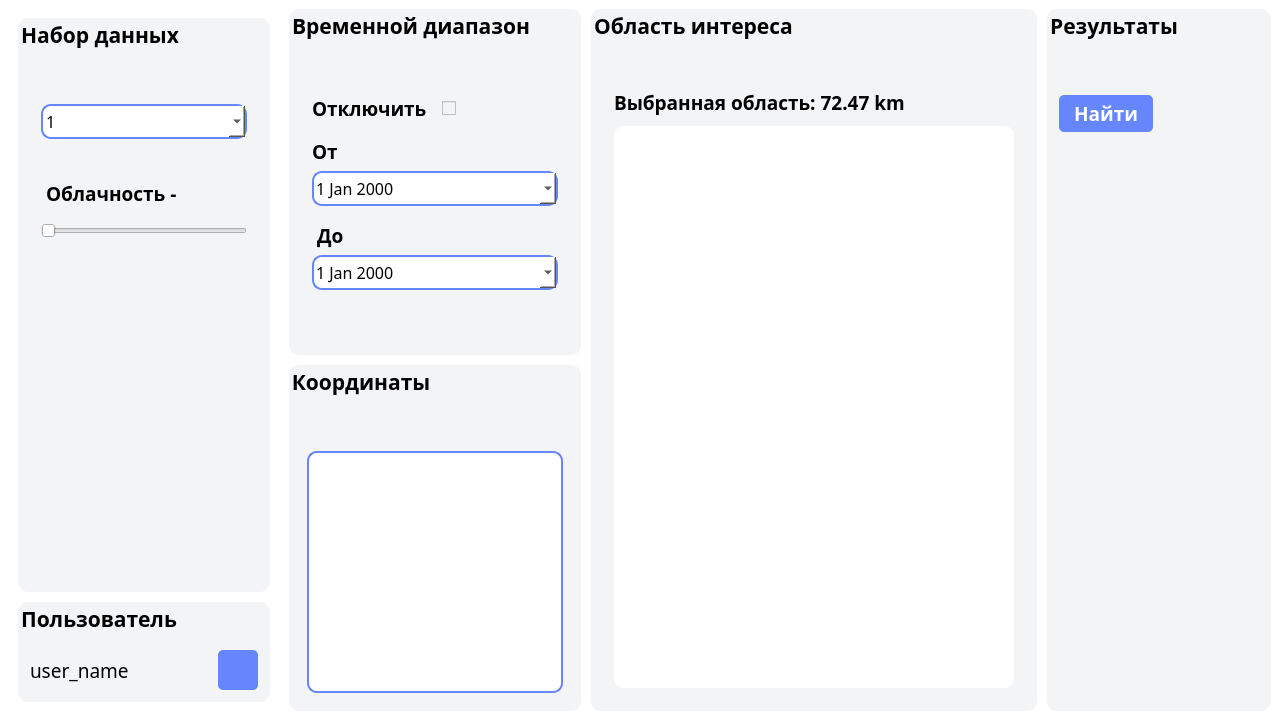
<?xml version="1.0" encoding="UTF-8"?>
<ui version="4.0">
 <class>MainWindow</class>
 <widget class="QMainWindow" name="MainWindow">
  <property name="geometry">
   <rect>
    <x>0</x>
    <y>0</y>
    <width>1280</width>
    <height>720</height>
   </rect>
  </property>
  <property name="minimumSize">
   <size>
    <width>1280</width>
    <height>720</height>
   </size>
  </property>
  <property name="windowTitle">
   <string>MainWindow</string>
  </property>
  <property name="styleSheet">
   <string notr="true">background-color: rgb(255, 255, 255);</string>
  </property>
  <widget class="QWidget" name="centralwidget">
   <layout class="QHBoxLayout" name="horizontalLayout">
    <property name="spacing">
     <number>10</number>
    </property>
    <item>
     <widget class="QWidget" name="widget_1" native="true">
      <property name="minimumSize">
       <size>
        <width>270</width>
        <height>0</height>
       </size>
      </property>
      <property name="maximumSize">
       <size>
        <width>320</width>
        <height>16777215</height>
       </size>
      </property>
      <layout class="QVBoxLayout" name="verticalLayout">
       <property name="spacing">
        <number>10</number>
       </property>
       <item>
        <widget class="QGroupBox" name="Data_Collection">
         <property name="minimumSize">
          <size>
           <width>250</width>
           <height>0</height>
          </size>
         </property>
         <property name="maximumSize">
          <size>
           <width>320</width>
           <height>16777215</height>
          </size>
         </property>
         <property name="font">
          <font>
           <family>Malgun Gothic</family>
           <pointsize>16</pointsize>
           <weight>75</weight>
           <bold>true</bold>
          </font>
         </property>
         <property name="styleSheet">
          <string notr="true">background-color: rgb(243, 244, 246);
border-radius:10px;</string>
         </property>
         <property name="title">
          <string>Набор данных</string>
         </property>
         <layout class="QVBoxLayout" name="verticalLayout_4">
          <property name="spacing">
           <number>6</number>
          </property>
          <property name="leftMargin">
           <number>20</number>
          </property>
          <property name="topMargin">
           <number>50</number>
          </property>
          <property name="rightMargin">
           <number>20</number>
          </property>
          <property name="bottomMargin">
           <number>20</number>
          </property>
          <item>
           <widget class="QComboBox" name="satellite_comboBox">
            <property name="minimumSize">
             <size>
              <width>0</width>
              <height>35</height>
             </size>
            </property>
            <property name="font">
             <font>
              <family>Malgun Gothic</family>
              <pointsize>12</pointsize>
             </font>
            </property>
            <property name="styleSheet">
             <string notr="true">QComboBox{
background-color: rgb(255, 255, 255);
background-color: rgb(255, 255, 255);
border: 2px solid rgb(102, 134, 253);
}



</string>
            </property>
            <item>
             <property name="text">
              <string>1</string>
             </property>
            </item>
            <item>
             <property name="text">
              <string>2</string>
             </property>
            </item>
            <item>
             <property name="text">
              <string>3</string>
             </property>
            </item>
           </widget>
          </item>
          <item>
           <widget class="QLabel" name="clouds_text">
            <property name="font">
             <font>
              <family>Malgun Gothic</family>
              <pointsize>14</pointsize>
              <weight>75</weight>
              <bold>true</bold>
             </font>
            </property>
            <property name="styleSheet">
             <string notr="true">margin-top:35px;
margin-bottom:10px;</string>
            </property>
            <property name="text">
             <string>Облачность - </string>
            </property>
           </widget>
          </item>
          <item>
           <widget class="QSlider" name="cloud_Slider">
            <property name="maximum">
             <number>100</number>
            </property>
            <property name="orientation">
             <enum>Qt::Horizontal</enum>
            </property>
           </widget>
          </item>
          <item>
           <spacer name="verticalSpacer">
            <property name="orientation">
             <enum>Qt::Vertical</enum>
            </property>
            <property name="sizeHint" stdset="0">
             <size>
              <width>20</width>
              <height>40</height>
             </size>
            </property>
           </spacer>
          </item>
         </layout>
        </widget>
       </item>
       <item>
        <widget class="QGroupBox" name="groupBox">
         <property name="minimumSize">
          <size>
           <width>250</width>
           <height>100</height>
          </size>
         </property>
         <property name="maximumSize">
          <size>
           <width>320</width>
           <height>100</height>
          </size>
         </property>
         <property name="font">
          <font>
           <family>Malgun Gothic</family>
           <pointsize>16</pointsize>
           <weight>75</weight>
           <bold>true</bold>
          </font>
         </property>
         <property name="styleSheet">
          <string notr="true">background-color: rgb(243, 244, 246);
border-radius:10px;
</string>
         </property>
         <property name="title">
          <string>Пользователь</string>
         </property>
         <layout class="QVBoxLayout" name="verticalLayout_8">
          <item>
           <spacer name="verticalSpacer_3">
            <property name="orientation">
             <enum>Qt::Vertical</enum>
            </property>
            <property name="sizeHint" stdset="0">
             <size>
              <width>20</width>
              <height>40</height>
             </size>
            </property>
           </spacer>
          </item>
          <item>
           <layout class="QHBoxLayout" name="horizontalLayout_2">
            <item>
             <widget class="QLabel" name="label">
              <property name="font">
               <font>
                <family>Malgun Gothic</family>
                <pointsize>14</pointsize>
               </font>
              </property>
              <property name="text">
               <string>user_name</string>
              </property>
             </widget>
            </item>
            <item>
             <widget class="QPushButton" name="pushButton">
              <property name="minimumSize">
               <size>
                <width>40</width>
                <height>40</height>
               </size>
              </property>
              <property name="maximumSize">
               <size>
                <width>40</width>
                <height>40</height>
               </size>
              </property>
              <property name="styleSheet">
               <string notr="true">border-radius:5px;
background-color:  rgb(102, 134, 253);
color: rgb(255, 255, 255);</string>
              </property>
              <property name="text">
               <string/>
              </property>
             </widget>
            </item>
           </layout>
          </item>
         </layout>
        </widget>
       </item>
      </layout>
     </widget>
    </item>
    <item>
     <widget class="QWidget" name="widget_2" native="true">
      <property name="minimumSize">
       <size>
        <width>290</width>
        <height>0</height>
       </size>
      </property>
      <property name="maximumSize">
       <size>
        <width>350</width>
        <height>16777215</height>
       </size>
      </property>
      <layout class="QVBoxLayout" name="verticalLayout_2">
       <property name="spacing">
        <number>10</number>
       </property>
       <property name="leftMargin">
        <number>0</number>
       </property>
       <property name="topMargin">
        <number>0</number>
       </property>
       <property name="rightMargin">
        <number>0</number>
       </property>
       <property name="bottomMargin">
        <number>0</number>
       </property>
       <item>
        <widget class="QGroupBox" name="Time_Range">
         <property name="minimumSize">
          <size>
           <width>270</width>
           <height>340</height>
          </size>
         </property>
         <property name="maximumSize">
          <size>
           <width>350</width>
           <height>16777215</height>
          </size>
         </property>
         <property name="font">
          <font>
           <family>Malgun Gothic</family>
           <pointsize>16</pointsize>
           <weight>75</weight>
           <bold>true</bold>
          </font>
         </property>
         <property name="styleSheet">
          <string notr="true">background-color: rgb(243, 244, 246);
border-radius:10px;


</string>
         </property>
         <property name="title">
          <string>Временной диапазон</string>
         </property>
         <layout class="QVBoxLayout" name="verticalLayout_6">
          <property name="leftMargin">
           <number>20</number>
          </property>
          <property name="topMargin">
           <number>50</number>
          </property>
          <property name="rightMargin">
           <number>20</number>
          </property>
          <property name="bottomMargin">
           <number>20</number>
          </property>
          <item>
           <layout class="QHBoxLayout" name="date_status">
            <property name="spacing">
             <number>15</number>
            </property>
            <property name="bottomMargin">
             <number>10</number>
            </property>
            <item>
             <widget class="QLabel" name="date_status_text">
              <property name="font">
               <font>
                <family>Malgun Gothic</family>
                <pointsize>14</pointsize>
                <weight>75</weight>
                <bold>true</bold>
               </font>
              </property>
              <property name="text">
               <string>Отключить</string>
              </property>
             </widget>
            </item>
            <item>
             <widget class="QCheckBox" name="date_status_checkBox">
              <property name="text">
               <string/>
              </property>
             </widget>
            </item>
            <item>
             <spacer name="horizontalSpacer">
              <property name="orientation">
               <enum>Qt::Horizontal</enum>
              </property>
              <property name="sizeHint" stdset="0">
               <size>
                <width>40</width>
                <height>20</height>
               </size>
              </property>
             </spacer>
            </item>
           </layout>
          </item>
          <item>
           <widget class="QLabel" name="From_text">
            <property name="font">
             <font>
              <family>Malgun Gothic</family>
              <pointsize>14</pointsize>
              <weight>75</weight>
              <bold>true</bold>
             </font>
            </property>
            <property name="text">
             <string>От</string>
            </property>
           </widget>
          </item>
          <item>
           <widget class="QDateEdit" name="From_DateEdit">
            <property name="minimumSize">
             <size>
              <width>0</width>
              <height>35</height>
             </size>
            </property>
            <property name="font">
             <font>
              <family>Malgun Gothic</family>
              <pointsize>12</pointsize>
             </font>
            </property>
            <property name="styleSheet">
             <string notr="true">QDateEdit{
background-color: rgb(255, 255, 255);
background-color: rgb(255, 255, 255);
border: 2px solid rgb(102, 134, 253);
border-radius:10px;
}
</string>
            </property>
            <property name="calendarPopup">
             <bool>true</bool>
            </property>
            <property name="timeSpec">
             <enum>Qt::LocalTime</enum>
            </property>
           </widget>
          </item>
          <item>
           <widget class="QLabel" name="To_text">
            <property name="font">
             <font>
              <family>Malgun Gothic</family>
              <pointsize>14</pointsize>
              <weight>75</weight>
              <bold>true</bold>
             </font>
            </property>
            <property name="styleSheet">
             <string notr="true">margin-top:10px;
</string>
            </property>
            <property name="text">
             <string>До</string>
            </property>
           </widget>
          </item>
          <item>
           <widget class="QDateEdit" name="To_DateEdit">
            <property name="minimumSize">
             <size>
              <width>0</width>
              <height>35</height>
             </size>
            </property>
            <property name="font">
             <font>
              <family>Malgun Gothic</family>
              <pointsize>12</pointsize>
             </font>
            </property>
            <property name="styleSheet">
             <string notr="true">QDateEdit{
background-color: rgb(255, 255, 255);
background-color: rgb(255, 255, 255);
border: 2px solid rgb(102, 134, 253);
border-radius:10px;
}
</string>
            </property>
            <property name="calendarPopup">
             <bool>true</bool>
            </property>
           </widget>
          </item>
          <item>
           <spacer name="verticalSpacer_2">
            <property name="orientation">
             <enum>Qt::Vertical</enum>
            </property>
            <property name="sizeHint" stdset="0">
             <size>
              <width>20</width>
              <height>40</height>
             </size>
            </property>
           </spacer>
          </item>
         </layout>
        </widget>
       </item>
       <item>
        <widget class="QGroupBox" name="Coordinates">
         <property name="minimumSize">
          <size>
           <width>270</width>
           <height>0</height>
          </size>
         </property>
         <property name="maximumSize">
          <size>
           <width>350</width>
           <height>16777215</height>
          </size>
         </property>
         <property name="font">
          <font>
           <family>Malgun Gothic</family>
           <pointsize>16</pointsize>
           <weight>75</weight>
           <bold>true</bold>
          </font>
         </property>
         <property name="styleSheet">
          <string notr="true">background-color: rgb(243, 244, 246);
border-radius:10px;</string>
         </property>
         <property name="title">
          <string>Координаты</string>
         </property>
         <layout class="QVBoxLayout" name="verticalLayout_5">
          <property name="leftMargin">
           <number>15</number>
          </property>
          <property name="topMargin">
           <number>50</number>
          </property>
          <property name="rightMargin">
           <number>15</number>
          </property>
          <property name="bottomMargin">
           <number>15</number>
          </property>
          <item>
           <widget class="QTextEdit" name="coords_textArea">
            <property name="styleSheet">
             <string notr="true">background-color: rgb(255, 255, 255);
border: 2px solid rgb(102, 134, 253);</string>
            </property>
           </widget>
          </item>
         </layout>
        </widget>
       </item>
      </layout>
     </widget>
    </item>
    <item>
     <widget class="QWidget" name="widget_4" native="true">
      <property name="minimumSize">
       <size>
        <width>680</width>
        <height>0</height>
       </size>
      </property>
      <layout class="QHBoxLayout" name="horizontalLayout_3">
       <property name="spacing">
        <number>10</number>
       </property>
       <property name="leftMargin">
        <number>0</number>
       </property>
       <property name="topMargin">
        <number>0</number>
       </property>
       <property name="rightMargin">
        <number>0</number>
       </property>
       <property name="bottomMargin">
        <number>0</number>
       </property>
       <item>
        <widget class="QGroupBox" name="Area_of_interest">
         <property name="minimumSize">
          <size>
           <width>440</width>
           <height>0</height>
          </size>
         </property>
         <property name="font">
          <font>
           <family>Malgun Gothic</family>
           <pointsize>16</pointsize>
           <weight>75</weight>
           <bold>true</bold>
          </font>
         </property>
         <property name="styleSheet">
          <string notr="true">background-color: rgb(243, 244, 246);
border-radius:10px;</string>
         </property>
         <property name="title">
          <string>Область интереса</string>
         </property>
         <layout class="QVBoxLayout" name="verticalLayout_3">
          <property name="spacing">
           <number>6</number>
          </property>
          <property name="leftMargin">
           <number>20</number>
          </property>
          <property name="topMargin">
           <number>40</number>
          </property>
          <property name="rightMargin">
           <number>20</number>
          </property>
          <property name="bottomMargin">
           <number>20</number>
          </property>
          <item>
           <widget class="QLabel" name="Area_Square">
            <property name="maximumSize">
             <size>
              <width>16777215</width>
              <height>35</height>
             </size>
            </property>
            <property name="font">
             <font>
              <family>Malgun Gothic</family>
              <pointsize>14</pointsize>
              <weight>75</weight>
              <bold>true</bold>
             </font>
            </property>
            <property name="styleSheet">
             <string notr="true"/>
            </property>
            <property name="text">
             <string>Выбранная область: 72.47 km</string>
            </property>
           </widget>
          </item>
          <item>
           <widget class="QWidget" name="map" native="true">
            <property name="minimumSize">
             <size>
              <width>400</width>
              <height>0</height>
             </size>
            </property>
            <property name="styleSheet">
             <string notr="true">background-color: rgb(255, 255, 255);</string>
            </property>
           </widget>
          </item>
         </layout>
        </widget>
       </item>
       <item>
        <widget class="QGroupBox" name="Results">
         <property name="minimumSize">
          <size>
           <width>200</width>
           <height>0</height>
          </size>
         </property>
         <property name="maximumSize">
          <size>
           <width>300</width>
           <height>16777215</height>
          </size>
         </property>
         <property name="font">
          <font>
           <family>Malgun Gothic</family>
           <pointsize>16</pointsize>
           <weight>75</weight>
           <bold>true</bold>
          </font>
         </property>
         <property name="styleSheet">
          <string notr="true">background-color: rgb(243, 244, 246);
border-radius:10px;</string>
         </property>
         <property name="title">
          <string>Результаты</string>
         </property>
         <layout class="QVBoxLayout" name="verticalLayout_7">
          <property name="topMargin">
           <number>50</number>
          </property>
          <item>
           <layout class="QHBoxLayout" name="Search">
            <item>
             <widget class="QPushButton" name="Search_Btn">
              <property name="font">
               <font>
                <family>Malgun Gothic</family>
                <pointsize>14</pointsize>
                <weight>75</weight>
                <bold>true</bold>
               </font>
              </property>
              <property name="cursor">
               <cursorShape>PointingHandCursor</cursorShape>
              </property>
              <property name="styleSheet">
               <string notr="true">border-radius:5px;
background-color:  rgb(102, 134, 253);
color: rgb(255, 255, 255);
padding-top:5px;
padding-bottom:5px;
padding-left:15px;
padding-right:15px;</string>
              </property>
              <property name="text">
               <string>Найти</string>
              </property>
             </widget>
            </item>
            <item>
             <spacer name="horizontalSpacer_2">
              <property name="orientation">
               <enum>Qt::Horizontal</enum>
              </property>
              <property name="sizeHint" stdset="0">
               <size>
                <width>40</width>
                <height>20</height>
               </size>
              </property>
             </spacer>
            </item>
           </layout>
          </item>
          <item>
           <widget class="QScrollArea" name="Results_scrollArea">
            <property name="widgetResizable">
             <bool>true</bool>
            </property>
            <widget class="QWidget" name="scrollAreaWidgetContents">
             <property name="geometry">
              <rect>
               <x>0</x>
               <y>0</y>
               <width>208</width>
               <height>568</height>
              </rect>
             </property>
            </widget>
           </widget>
          </item>
         </layout>
        </widget>
       </item>
      </layout>
     </widget>
    </item>
   </layout>
  </widget>
 </widget>
 <resources/>
 <connections>
  <connection>
   <sender>date_status_checkBox</sender>
   <signal>clicked(bool)</signal>
   <receiver>From_DateEdit</receiver>
   <slot>setDisabled(bool)</slot>
   <hints>
    <hint type="sourcelabel">
     <x>417</x>
     <y>78</y>
    </hint>
    <hint type="destinationlabel">
     <x>438</x>
     <y>142</y>
    </hint>
   </hints>
  </connection>
  <connection>
   <sender>date_status_checkBox</sender>
   <signal>clicked(bool)</signal>
   <receiver>To_DateEdit</receiver>
   <slot>setDisabled(bool)</slot>
   <hints>
    <hint type="sourcelabel">
     <x>423</x>
     <y>80</y>
    </hint>
    <hint type="destinationlabel">
     <x>469</x>
     <y>204</y>
    </hint>
   </hints>
  </connection>
 </connections>
</ui>
